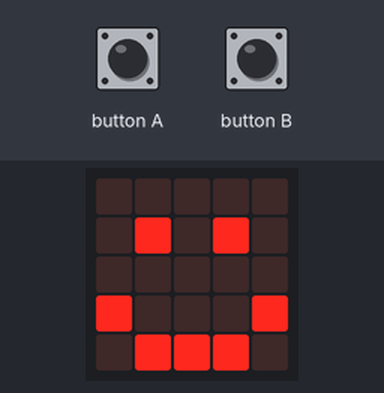
The program below on a simulated BBC micro:bit (MakeCode). Shown: the board's 5×5 LED display. The test bench sets the inputs (shaded band). Random numbers come from a fixed seed.

Above: at 0.1 s.
1.9 s: button A pressed for 0.15 s
At 2.7 s:
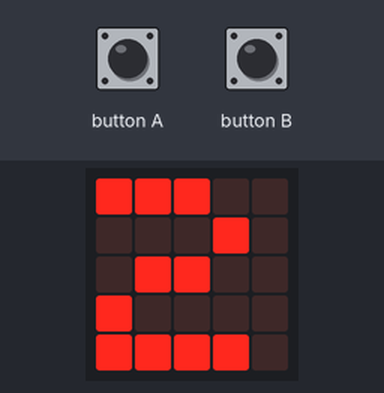
3.5 s: button A pressed for 0.15 s
At 3.9 s:
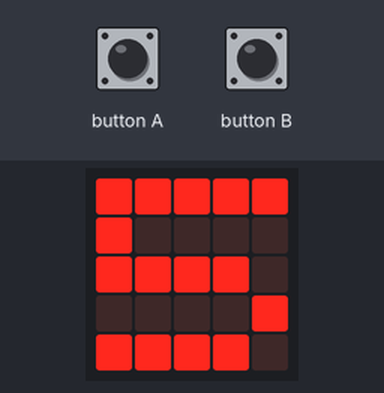
Timing chart, 0 to 6.5 s (numbered marks = the images above; inputs shaded):
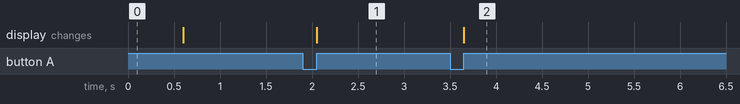

The program:

main.ts
```typescript
// (licence header left out)
let randomNumber: number

basic.clearScreen()
basic.showIcon(IconNames.Happy)

input.onButtonPressed(Button.A, function () {
  randomNumber = randint(1, 6)
  basic.showNumber(randomNumber)
})

basic.clearScreen()

input.onButtonPressed(Button.B, function () {
  input.temperature()
})
```

Measured:
- after the input at 1.9 s, the display: changes after 0.15 s (image 1)
- after the input at 3.5 s, the display: changes after 0.15 s (image 2)
